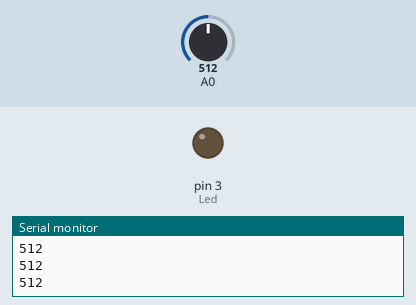
This sketch was run on a simulated Arduino Uno, built with avr-gcc and run on an emulated ATmega328P. On the bench: output pins drawn as LEDs (lit = HIGH), the last lines printed to the serial monitor. The inputs (shaded band) are chosen by the test bench; at power-on: A0 = 512.

Above: at 1.2 s.
1.3 s: A0 set to 91
2.8 s: A0 set to 80
At 4.0 s:
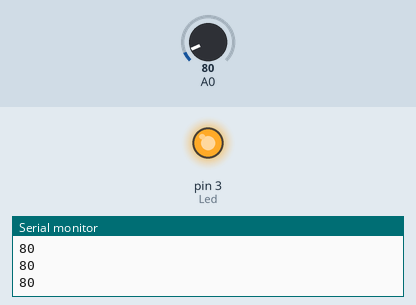
4.3 s: A0 set to 100
At 5.4 s:
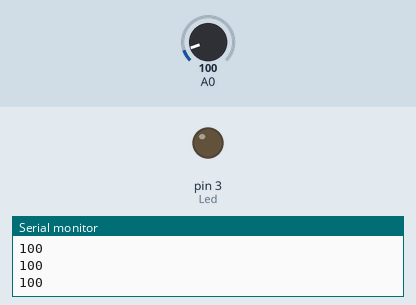
5.8 s: A0 set to 75
At 6.9 s:
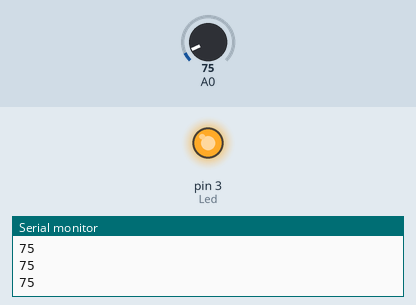
Timing chart, 0 to 8.3 s (numbered marks = the images above; inputs shaded):
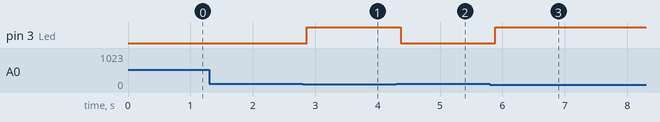

Measured:
- the behaviour switches between 85 and 84 on A0 (found by bisection; images 0 and 1)
- after the input at 2.8 s, pin 3 (Led): LOW → HIGH after 0.07 s
- after the input at 4.3 s, pin 3 (Led): HIGH → LOW after 0.07 s
- after the input at 5.8 s, pin 3 (Led): LOW → HIGH after 0.08 s

The sketch:

lightwithsinglesensor.ino
```cpp
#define Led 3

void setup() {
  pinMode(Led,OUTPUT);
  Serial.begin(9600);
}

void loop() {
  int light = analogRead(A0);
  Serial.println(light);
  delay(50);
  if (light > 90){
    digitalWrite(Led,LOW);
  }
  if(light < 85){
    digitalWrite(Led,HIGH);
  }
}
```
